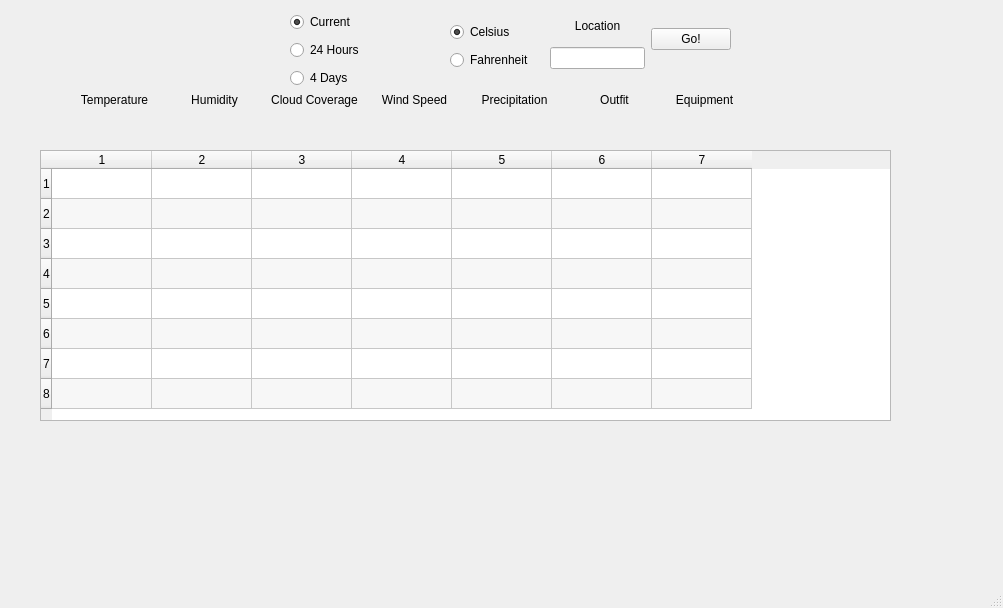
<?xml version="1.0" encoding="UTF-8"?>
<ui version="4.0">
 <class>OpenDrip</class>
 <widget class="QMainWindow" name="OpenDrip">
  <property name="geometry">
   <rect>
    <x>0</x>
    <y>0</y>
    <width>1003</width>
    <height>608</height>
   </rect>
  </property>
  <property name="windowTitle">
   <string>MainWindow</string>
  </property>
  <widget class="QWidget" name="centralwidget">
   <widget class="QTableWidget" name="HourlyForecast">
    <property name="enabled">
     <bool>true</bool>
    </property>
    <property name="geometry">
     <rect>
      <x>40</x>
      <y>150</y>
      <width>851</width>
      <height>271</height>
     </rect>
    </property>
    <property name="sizeAdjustPolicy">
     <enum>QAbstractScrollArea::AdjustToContents</enum>
    </property>
    <property name="alternatingRowColors">
     <bool>true</bool>
    </property>
    <property name="showGrid">
     <bool>true</bool>
    </property>
    <property name="wordWrap">
     <bool>true</bool>
    </property>
    <property name="rowCount">
     <number>8</number>
    </property>
    <property name="columnCount">
     <number>7</number>
    </property>
    <attribute name="horizontalHeaderVisible">
     <bool>true</bool>
    </attribute>
    <row/>
    <row/>
    <row/>
    <row/>
    <row/>
    <row/>
    <row/>
    <row/>
    <column/>
    <column/>
    <column/>
    <column/>
    <column/>
    <column/>
    <column/>
   </widget>
   <widget class="QWidget" name="layoutWidget">
    <property name="geometry">
     <rect>
      <x>550</x>
      <y>10</y>
      <width>181</width>
      <height>59</height>
     </rect>
    </property>
    <layout class="QHBoxLayout" name="LocationGroup">
     <item>
      <layout class="QVBoxLayout" name="verticalLayout">
       <item>
        <widget class="QLabel" name="LocationLabel">
         <property name="text">
          <string>Location</string>
         </property>
         <property name="alignment">
          <set>Qt::AlignCenter</set>
         </property>
        </widget>
       </item>
       <item>
        <widget class="QLineEdit" name="Location"/>
       </item>
      </layout>
     </item>
     <item>
      <widget class="QPushButton" name="SubmitLocation">
       <property name="text">
        <string>Go!</string>
       </property>
      </widget>
     </item>
    </layout>
   </widget>
   <widget class="QLabel" name="PrecipitationLabel_3">
    <property name="geometry">
     <rect>
      <x>150</x>
      <y>90</y>
      <width>129</width>
      <height>20</height>
     </rect>
    </property>
    <property name="text">
     <string>Humidity</string>
    </property>
    <property name="alignment">
     <set>Qt::AlignCenter</set>
    </property>
   </widget>
   <widget class="QLabel" name="PrecipitationLabel_4">
    <property name="geometry">
     <rect>
      <x>50</x>
      <y>90</y>
      <width>129</width>
      <height>20</height>
     </rect>
    </property>
    <property name="text">
     <string>Temperature</string>
    </property>
    <property name="alignment">
     <set>Qt::AlignCenter</set>
    </property>
   </widget>
   <widget class="QLabel" name="PrecipitationLabel_5">
    <property name="geometry">
     <rect>
      <x>250</x>
      <y>90</y>
      <width>129</width>
      <height>20</height>
     </rect>
    </property>
    <property name="text">
     <string>Cloud Coverage</string>
    </property>
    <property name="alignment">
     <set>Qt::AlignCenter</set>
    </property>
   </widget>
   <widget class="QLabel" name="PrecipitationLabel_6">
    <property name="geometry">
     <rect>
      <x>350</x>
      <y>90</y>
      <width>129</width>
      <height>20</height>
     </rect>
    </property>
    <property name="text">
     <string>Wind Speed</string>
    </property>
    <property name="alignment">
     <set>Qt::AlignCenter</set>
    </property>
   </widget>
   <widget class="QLabel" name="PrecipitationLabel_7">
    <property name="geometry">
     <rect>
      <x>450</x>
      <y>90</y>
      <width>129</width>
      <height>20</height>
     </rect>
    </property>
    <property name="text">
     <string>Precipitation</string>
    </property>
    <property name="alignment">
     <set>Qt::AlignCenter</set>
    </property>
   </widget>
   <widget class="QLabel" name="PrecipitationLabel_8">
    <property name="geometry">
     <rect>
      <x>550</x>
      <y>90</y>
      <width>129</width>
      <height>20</height>
     </rect>
    </property>
    <property name="text">
     <string>Outfit</string>
    </property>
    <property name="alignment">
     <set>Qt::AlignCenter</set>
    </property>
   </widget>
   <widget class="QLabel" name="PrecipitationLabel_9">
    <property name="geometry">
     <rect>
      <x>640</x>
      <y>90</y>
      <width>129</width>
      <height>20</height>
     </rect>
    </property>
    <property name="text">
     <string>Equipment</string>
    </property>
    <property name="alignment">
     <set>Qt::AlignCenter</set>
    </property>
   </widget>
   <widget class="QWidget" name="verticalLayoutWidget">
    <property name="geometry">
     <rect>
      <x>450</x>
      <y>20</y>
      <width>101</width>
      <height>52</height>
     </rect>
    </property>
    <layout class="QVBoxLayout" name="TempType">
     <item>
      <widget class="QRadioButton" name="Celsius">
       <property name="text">
        <string>Celsius</string>
       </property>
       <property name="checked">
        <bool>true</bool>
       </property>
      </widget>
     </item>
     <item>
      <widget class="QRadioButton" name="Fahrenheit">
       <property name="text">
        <string>Fahrenheit</string>
       </property>
      </widget>
     </item>
    </layout>
   </widget>
   <widget class="QWidget" name="verticalLayoutWidget_2">
    <property name="geometry">
     <rect>
      <x>290</x>
      <y>10</y>
      <width>160</width>
      <height>80</height>
     </rect>
    </property>
    <layout class="QVBoxLayout" name="TimeState">
     <item>
      <widget class="QRadioButton" name="Current">
       <property name="text">
        <string>Current</string>
       </property>
       <property name="checked">
        <bool>true</bool>
       </property>
      </widget>
     </item>
     <item>
      <widget class="QRadioButton" name="TwentyFourHours">
       <property name="text">
        <string>24 Hours</string>
       </property>
      </widget>
     </item>
     <item>
      <widget class="QRadioButton" name="FourDays">
       <property name="text">
        <string>4 Days</string>
       </property>
      </widget>
     </item>
    </layout>
   </widget>
  </widget>
  <widget class="QMenuBar" name="menubar">
   <property name="geometry">
    <rect>
     <x>0</x>
     <y>0</y>
     <width>1003</width>
     <height>24</height>
    </rect>
   </property>
  </widget>
  <widget class="QStatusBar" name="statusbar"/>
 </widget>
 <resources/>
 <connections/>
</ui>
